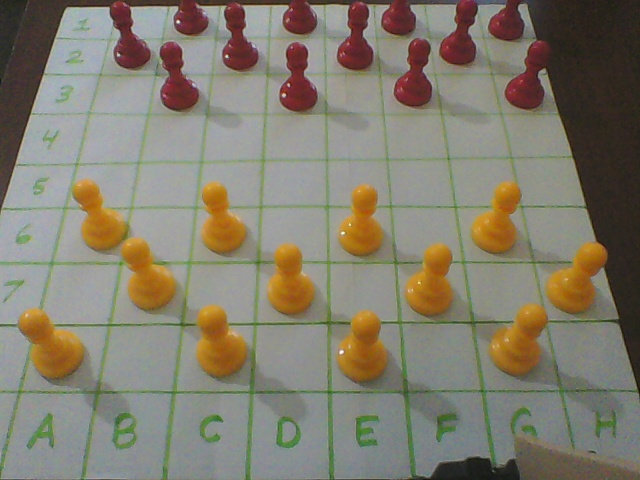
#> input picture docs_and_examples/examples-opencv-py/checkers1.jpg, 640 x 480 px
$ python draw2.py
#> lines starting #> are read from the running program, lines starting #| are printed output that depends on the picture
import cv2
import numpy as np
from matplotlib import pyplot as plt

IMAGE_WIDTH = 640

IMAGE_HEIGHT = 480

COLOR_GREEN = (0,255,0)

COLOR_BLUE = (255, 0, 0)

WINDOW_NAME = 'Image'


# cv2.namedWindow(WINDOW_NAME, 0)    # 0 flag for allowing resize

# cv2.resizeWindow(WINDOW_NAME, IMAGE_WIDTH, IMAGE_HEIGHT)


img = cv2.imread('./checkers1.jpg')
#> img is the input picture: shape (480, 640, 3); mean B, G, R 109.9, 125.4, 130.7

img2 = img.copy()

template = cv2.imread('red_piece2.jpg', 0)
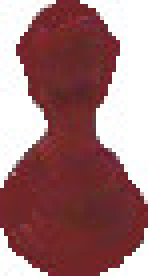
#> input picture docs_and_examples/examples-opencv-py/red_piece2.jpg, 37 x 69 px (shown 4 times larger)
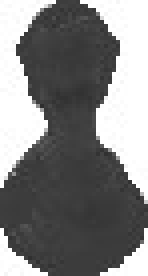
#> template: shape (69, 37) (shown 4 times larger); min 46, max 255, mean 130

w, h = template.shape[::-1]
#> w = 37; h = 69

methods = ['cv2.TM_CCOEFF', 'cv2.TM_CCOEFF_NORMED', 'cv2.TM_CCORR',
           'cv2.TM_CCORR_NORMED', 'cv2.TM_SQDIFF', 'cv2.TM_SQDIFF_NORMED']

for meth in methods:

  try:
    img = img2.copy()

    method = eval(meth)

    # Apply template Matching
    res = cv2.matchTemplate(img, template, method)
    min_val, max_val, min_loc, max_loc = cv2.minMaxLoc(res)

    # If the method is TM_SQDIFF or TM_SQDIFF_NORMED, take minimum
    if method in [cv2.TM_SQDIFF, cv2.TM_SQDIFF_NORMED]:
      top_left = min_loc
    else:
      top_left = max_loc

    bottom_right = (top_left[0] + w, top_left[1] + h)

    cv2.rectangle(img,top_left, bottom_right, 255, 2)

    plt.subplot(121),plt.imshow(res,cmap = 'gray')
    plt.title('Matching Result'), plt.xticks([]), plt.yticks([])
    plt.subplot(122),plt.imshow(img,cmap = 'gray')
    plt.title('Detected Point'), plt.xticks([]), plt.yticks([])
    plt.suptitle(meth)

    plt.show()

  except:

    print('Method ' + meth + ' errored out' )
    # [9 lines of commented-out code are left out]
